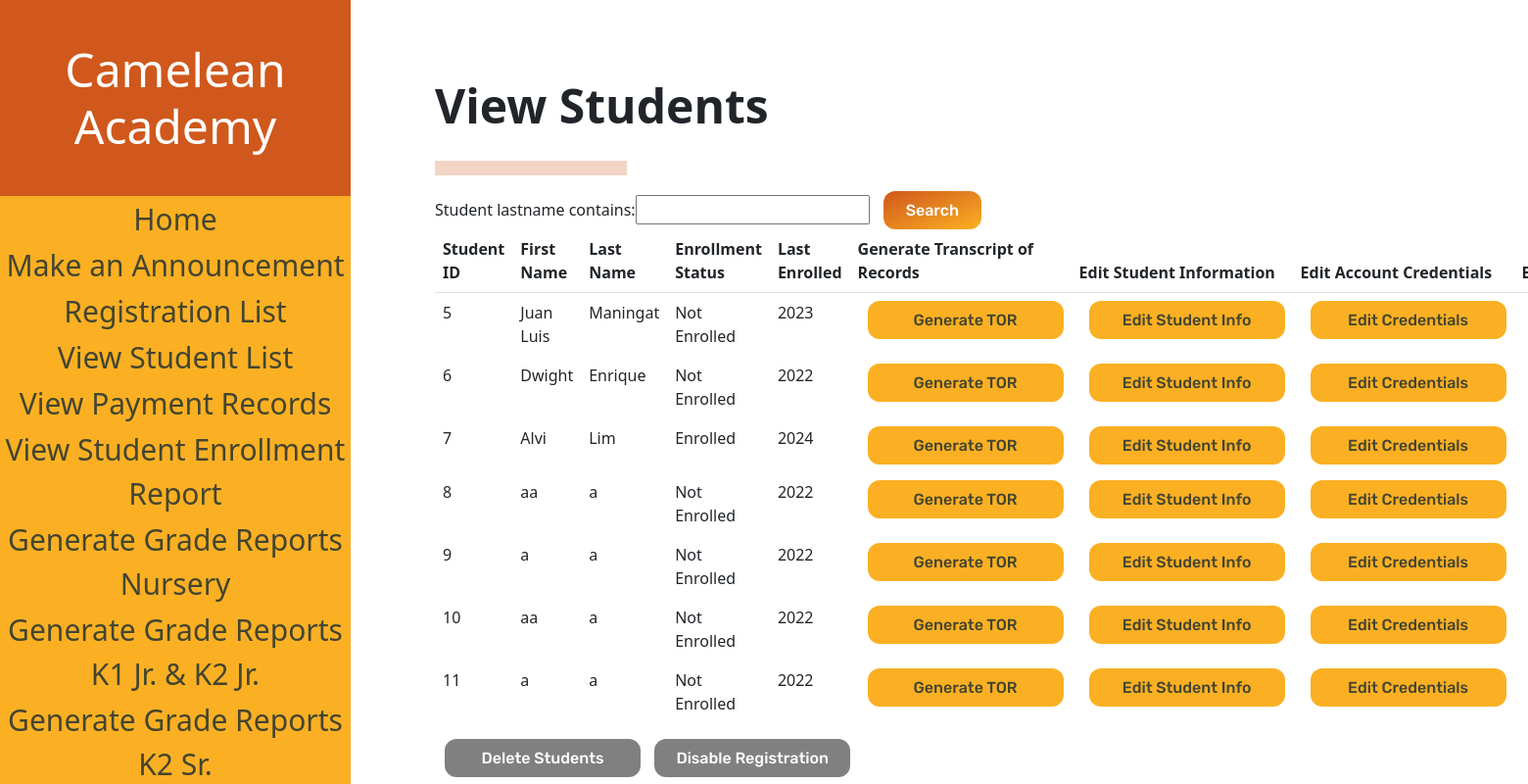
Before: /studentList (signed in) with the older database file.
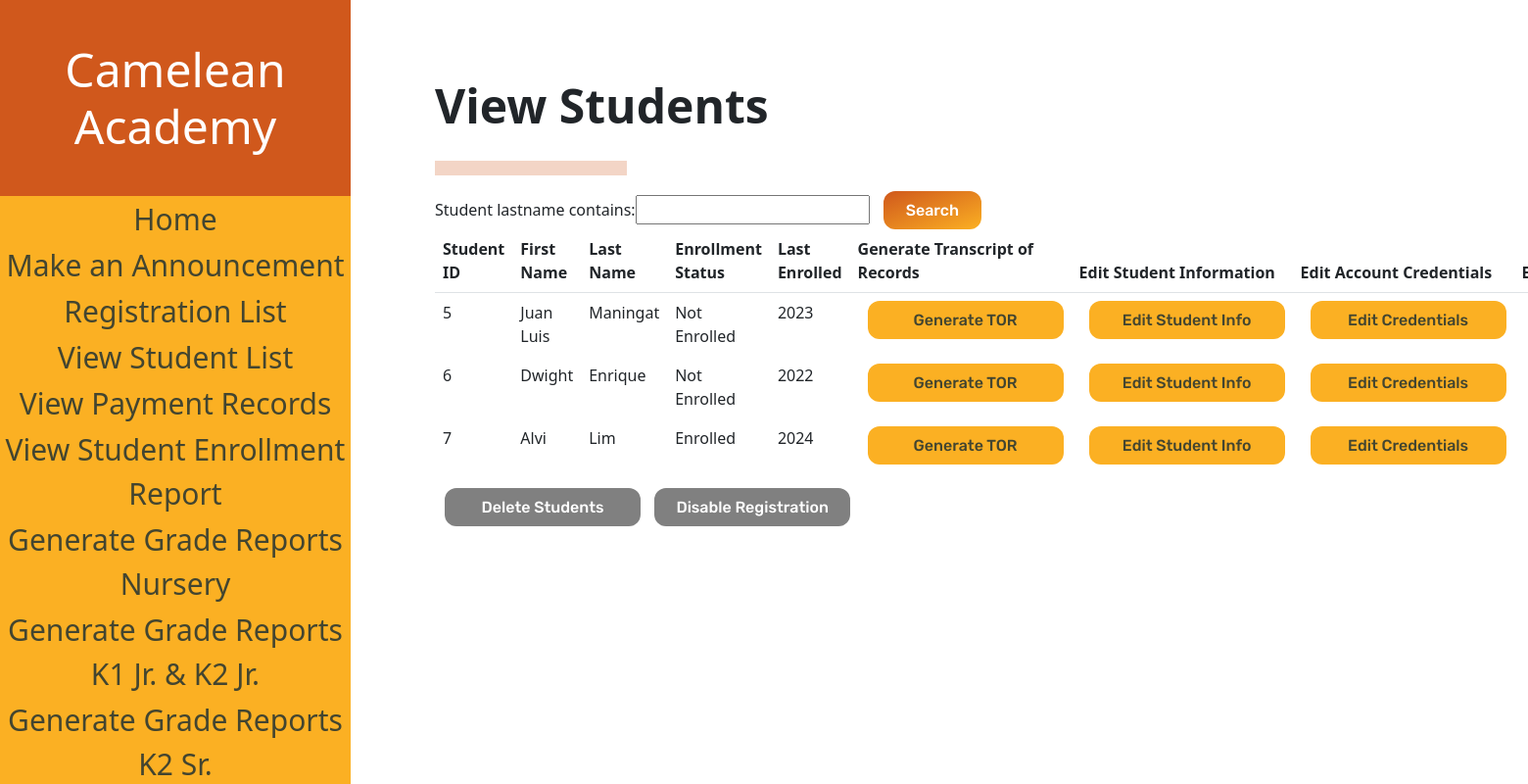
After: the same page with the newer database file.
### sis_app/models.py (models this page shows)
class Account(models.Model):
    username = models.CharField(max_length=128)
    password = models.CharField(max_length=128)#passwords should be stored hashed
    class Meta:
        abstract=True # Don't use this line if you want Contact to have its own table

class Student(Account):
    student_firstname = models.CharField(max_length=128, default=None)#
    student_lastname = models.CharField(max_length=128, default=None)#
    student_middlename = models.CharField(max_length=128, default=None)
    student_nickname = models.CharField(max_length=128, default=None)
    student_birthday = models.DateField(default=datetime.date.today())
    grade_levels = [
        ('Nursery','Nursery'),
        ('Kinder 1','Kinder 1'),
        ('Kinder 2 Junior', 'Kinder 2 Junior'),
        ('Kinder 2 Senior', 'Kinder 2 Senior'),
    ]
    student_grade_level = models.CharField(max_length=128, choices=grade_levels, default='Nursery')#
    status =[
    ('Not Enrolled','Not Enrolled'),
    ('Enrolled', 'Enrolled'),
    ]#
    sy = [tuple([x,x]) for x in range(2022,2035)]
    enrollment_status = models.CharField(max_length=20, choices=status,default='Not Enrolled')#
    student_schoolyear_start=models.IntegerField(choices=sy, default=None)#
    student_address = models.CharField(max_length=300, default=None)
    student_religion = models.CharField(max_length=128, default=None, blank=True)
    student_nationality = models.CharField(max_length=128, default=None)
    student_hobbies = models.TextField(max_length=500, default=None)
    student_likes = models.TextField(max_length=500, default=None)
    student_dislikes = models.TextField(max_length=500, default=None)
    student_shm = models.TextField(max_length=500, default=None)
    student_allergies = models.TextField(max_length=500, default=None)
    student_sd = models.TextField(max_length=500, default=None)
    student_oconsiderations = models.TextField(max_length=500, default=None, blank=True)
    student_guardianemail = models.EmailField(max_length = 254, default=None)
    student_f_firstname = models.CharField(max_length=128, default=None)
    student_f_lastname = models.CharField(max_length=128, default=None)
    student_f_middlename = models.CharField(max_length=128, default=None)
    student_f_telno = models.CharField(max_length=128, default=None)
    student_f_address = models.CharField(max_length=300, default=None)
    student_f_occupation = models.CharField(max_length=128, default=None)
    student_f_employer = models.CharField(max_length=128, default=None, blank=True)
    student_f_oaddress = models.CharField(max_length=300, default=None, blank=True)
    student_f_otelno = models.CharField(max_length=128, default=None, blank=True)
    student_f_natureofbusiness = models.CharField(max_length=128, default=None, blank=True)
    student_m_firstname = models.CharField(max_length=128, default=None)
    student_m_lastname = models.CharField(max_length=128, default=None)
    student_m_middlename = models.CharField(max_length=128, default=None)
    student_m_telno = models.CharField(max_length=128, default=None)
    student_m_address = models.CharField(max_length=300, default=None)
    student_m_occupation = models.CharField(max_length=128, default=None)
    student_m_employer = models.CharField(max_length=128, default=None, blank=True)
    student_m_oaddress = models.CharField(max_length=300, default=None, blank=True)
    student_m_otelno = models.CharField(max_length=128, default=None, blank=True)
    student_m_natureofbusiness = models.CharField(max_length=128, default=None, blank=True)
    student_sibling_name = models.CharField(max_length=300, default=None, blank=True)
    student_sibling_gender = models.CharField(max_length=128, default=None, blank=True)
    student_sibling_age = models.IntegerField(default=None, blank=True)
    student_sibling_school=models.CharField(max_length=300, default=None, blank=True)
    student_medexp = models.BooleanField(default = False)
    student_rules = models.BooleanField(default = False)
    student_accuracy = models.BooleanField(default = False)
    student_signedname = models.CharField(max_length=300, default=None)
    student_signdate = models.DateField(default=datetime.date.today())
    enrollment_plan_choices =[
    ('Annually','Annually'),
    ('Bi-Annually', 'Bi-Annually'),
    ('Quarterly', 'Quarterly'),
    ]
    student_enrollment_plan = models.CharField(max_length=20, choices=enrollment_plan_choices,default='Annually')

### sis_app/views.py (the view)
# urls.py: path('studentList',views.StudentList, name="student_list"),
@login_required(login_url='sis_app:log_in')
def StudentList(request):
    if request.user.is_superuser:
        global toggle
        print(toggle)
        students = Student.objects.all()
        myFilter = StudentFilter(request.GET, queryset=students)
        students = myFilter.qs
        if toggle == True: #toggle is a global variable
            caption = 'Disable Registration'
        else:
            caption = 'Enable Registration'
        context = {'studentList' : students, 'myFilter': myFilter, 'caption':caption}
        return render(request,"sis_app/Student_List.html", context)
    else:
        return redirect('sis_app:home')

### sis_app/templates/sis_app/Student_List.html (shortened to what this page needs)
<!DOCTYPE html>
<html>
{% load static %}
<head>
    <link href="https://cdn.jsdelivr.net/npm/bootstrap@5.1.3/dist/css/bootstrap.min.css" rel="stylesheet">
    <link rel="stylesheet" href="{% static "styles/sList.css" %}" type="text/css">
</head>
<body>
    <div class="navbar">
        <div class="navbar-table-container">
            <table class = "navbarTable">
                <thead class= "border-bottom font-weight-bold">
                    <h1 class = "navbarHeader">
                        Camelean Academy
                    </h1>
                </thead>
                <tbody>
                    <tr class = "navbarTr">
                        <td data-heading="Testing"><a class="buttonDesignNegative" href="{% url 'sis_app:home' %}">Home</a></td>
                    </tr>
                    <tr class = "navbarTr">
                        <td data-heading="Testing"><a class="buttonDesignNegative" href="{% url 'sis_app:announcement_form' %}">Make an Announcement</a></td>
                    </tr>
                    <tr class = "navbarTr">
                        <td data-heading="Testing"><a class="buttonDesignNegative" href="{% url 'sis_app:registration_list' %}">Registration List</a></td>
                    </tr>
                    <tr class = "navbarTr">
                        <td data-heading="Testing"><a class="buttonDesignNegative" href="{% url 'sis_app:student_list' %}">View Student List</a></td>
                    </tr>
                    <tr class = "navbarTr">
                        <td data-heading="Testing"><a class="buttonDesignNegative" href="{% url 'sis_app:payment_list' %}">View Payment Records</a></td>
                    </tr>
                    <tr class = "navbarTr">
                        <td data-heading="Testing"><a class="buttonDesignNegative" href="{% url 'sis_app:student_enrollment' %}">View Student Enrollment Report</a></td>
                    </tr>
                    <tr class = "navbarTr">
                        <td data-heading="Testing"><a class="buttonDesignNegative" href="{% url 'sis_app:grade_report_nursery' %}">Generate Grade Reports<br> Nursery</a></td>
                    </tr>
                    <tr class = "navbarTr">
                        <td data-heading="Testing"><a class="buttonDesignNegative" href="{% url 'sis_app:grade_report_k1k2jr' %}">Generate Grade Reports<br> K1 Jr. & K2 Jr.</a></td>
                    </tr>
                    <tr class = "navbarTr">
                        <td data-heading="Testing"><a class="buttonDesignNegative" href="{% url 'sis_app:grade_report_kinder2senior' %}">Generate Grade Reports<br> K2 Sr.</a></td>
                    </tr>
                </tbody>
            </table>
        </div>
    </div>
    <div class = "elements">
        <h2 class="pageHeading">View Students</h2>
        <hr id="baseHR">
        <div class="form-container">
            <form method="get" style=>
                {{myFilter.form}}
                <button class="buttonDesignPositive" type="submit" class = 'filterButton'>Search</button>
            </form>
        </div>
        <div class="table-container">
            <table class = "table table-borderless">
                <thead class= "border-bottom font-weight-bold">
                    <tr>
                        <th>Student ID</th>
                        <th>First Name</th>
                        <th>Last Name</th>
                        <th>Enrollment Status</th>
                        <th>Last Enrolled</th>
                        <th>Generate Transcript of Records</th>
                        <th>Edit Student Information</th>
                        <th>Edit Account Credentials</th>
                        <th>Encode a Payment</th>
                    </tr>
                </thead>
                <tbody>
                    {% for student in studentList %}
                    <tr>
                        <td data-heading="First Name">{{student.id}}</td>
                        <td data-heading="First Name">{{student.student_firstname}}</td>
                        <td data-heading="Last Name">{{student.student_lastname}}</td>
                        <td data-heading="Enrollment Status">{{student.enrollment_status}}</td>
                        <td data-heading="Last Enrolled">{{student.student_schoolyear_start}}</td>
                        <td><a class="buttonDesignNegative-elements" href="{% url 'sis_app:generate_tor' student.id %}">Generate TOR</a></td>
                        <td><a class="buttonDesignNegative-elements" href="{% url 'sis_app:reg_student_form' student.id %}">Edit Student Info</a></td>
                        <td><a class="buttonDesignNegative-elements" href="{% url 'sis_app:admin_account_edit' student.id %}">Edit Credentials</a></td>
                        <td><a class="buttonDesignNegative-elements" href="{% url 'sis_app:payment_form' student.id %}">Encode a Payment</a></td>
                    </tr>
                    {% endfor %}
                </tbody>
            </table>
        </div>
        <div class="buttonContainer">
            <a class="buttonDesignNegative-elements" id = "deleteButton" href="{% url 'sis_app:delete_students_page' %}" class = 'delete'>Delete Students</a>
            <a class="buttonDesignNegative-elements" id = "deleteButton" href="{% url 'sis_app:toggle_registration' %}" class = 'delete'>{{caption}}</a>
        </div>
    </div>
</body>
</html>

### sis_app/static/styles/sList.css (style rules this page uses)
.navbarHeader { display: flex; justify-content: center; align-items: center; background-color: #D0581C; margin:0; color: #FFFFFF; height: 25vh; width: 358px; font-weight: 200; font-size: 48px; text-align: center; }
.navbarTable { background-color: #FBB023; height: 75vh; width: 358px; margin:0; padding:0; position: relative; }
.navbarTr { text-align: center; font-size: 30px; }
a:visited, a:link { color: #434530; text-decoration: none; }
.navbar { margin:0; padding:0; position:fixed; }
body { display: flex; }
.elements { margin-left: 444px; }
h2 { padding-top: 79px; font-weight: 700; font-size: 48px; }
#baseHR { background-color:#D0581C; width:196px; height:15px; margin-top: 27px; }
.buttonDesignPositive { background: linear-gradient(to bottom right, #D0581C, #FBB023); border: 0; border-radius: 12px; color: #FFFFFF; cursor: pointer; display: inline-block; font-family: "Rubik", sans-serif; font-size: 16px; font-weight: 500; height: 39px; line-height: 2.5; outline: transparent; padding: 0 1rem; text-align: center; text-decoration: none; transition: box-shadow .2s ease-in-out; user-select: none; -webkit-user-select: none; touch-action: manipulation; white-space: nowrap; width: 100px; margin-left: 10px; }
.buttonDesignNegative-elements { background: #FBB023; border: 0; border-radius: 12px; cursor: pointer; display: inline-block; font-family: "Rubik", sans-serif; font-size: 16px; font-weight: 500; height: 39px; line-height: 2.5; outline: transparent; padding: 0 1rem; text-align: center; text-decoration: none; white-space: nowrap; width: 200px; margin-left: 10px; }
#deleteButton { color: white; background: gray; }

Changed rows visible on the page:
removed Student: id "8", student_firstname "aa", student_lastname "a", enrollment_status "Not Enrolled", student_schoolyear_start "2022"
removed Student: id "9", student_firstname "a", student_lastname "a", enrollment_status "Not Enrolled", student_schoolyear_start "2022"
removed Student: id "10", student_firstname "aa", student_lastname "a", enrollment_status "Not Enrolled", student_schoolyear_start "2022"
removed Student: id "11", student_firstname "a", student_lastname "a", enrollment_status "Not Enrolled", student_schoolyear_start "2022"
